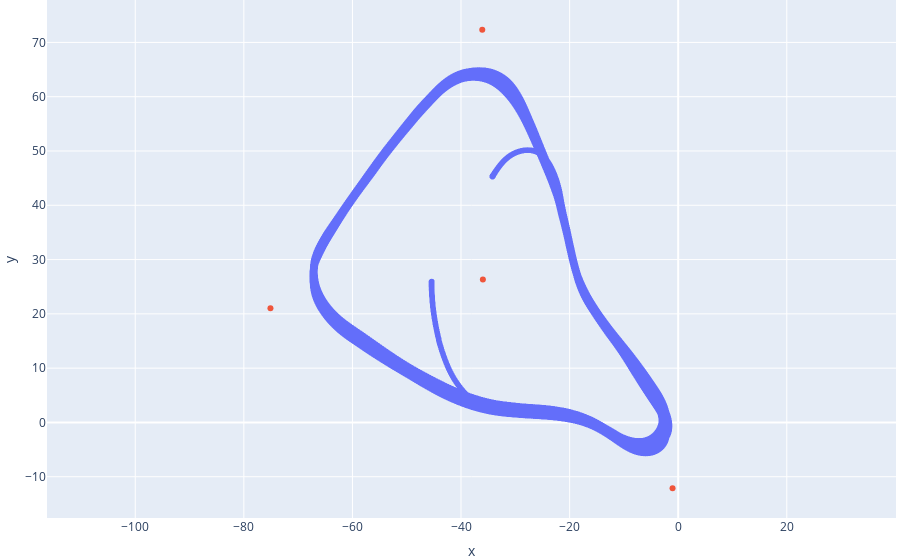

Notebook code cell kept with this figure:
### Markdown cell above
We create a figure showing all the estimated positions along with the recovered landmarks. One may observe that the SLAM results are quite conform to the ground truth (as depicted in "Navigating with Ranging Radios: Five Data Sets with Ground Truth", by Joseph Djugash, Bradley Hamner, and Stephan Roth).

### Code cell
fig = px.scatter(x=positions[:,0],y=positions[:,1])
fig.add_scatter(x=landmarks[:,0], y=landmarks[:,1], mode="markers", showlegend= False)
fig.update_layout(margin=dict(l=0, r=0, t=0, b=0))
fig.update_yaxes(scaleanchor = "x", scaleratio = 1)
fig.show()

### Figure 1 — Plotly figure (JSON) as saved in the notebook; plotly's stock layout.template omitted (floating-point values rounded to 4 significant figures; data arrays with more than 128 entries replaced by an {"elided": "..."} marker saying what was removed)
{"data": [{"hovertemplate": "x=%{x}<br>y=%{y}<extra></extra>", "legendgroup": "", "marker": {"color": "#636efa", "symbol": "circle"}, "mode": "markers", "name": "", "showlegend": false, "type": "scattergl", "x": {"elided": "4090 float values"}, "xaxis": "x", "y": {"elided": "4090 float values"}, "yaxis": "y"}, {"mode": "markers", "showlegend": false, "type": "scatter", "x": [-35.97, -75.1, -1.038, -36.09], "y": [26.32, 21.01, -12.14, 72.35]}], "layout": {"legend": {"tracegroupgap": 0}, "margin": {"b": 0, "l": 0, "r": 0, "t": 0}, "xaxis": {"anchor": "y", "domain": [0, 1], "title": {"text": "x"}}, "yaxis": {"anchor": "x", "domain": [0, 1], "scaleanchor": "x", "scaleratio": 1, "title": {"text": "y"}}}}
